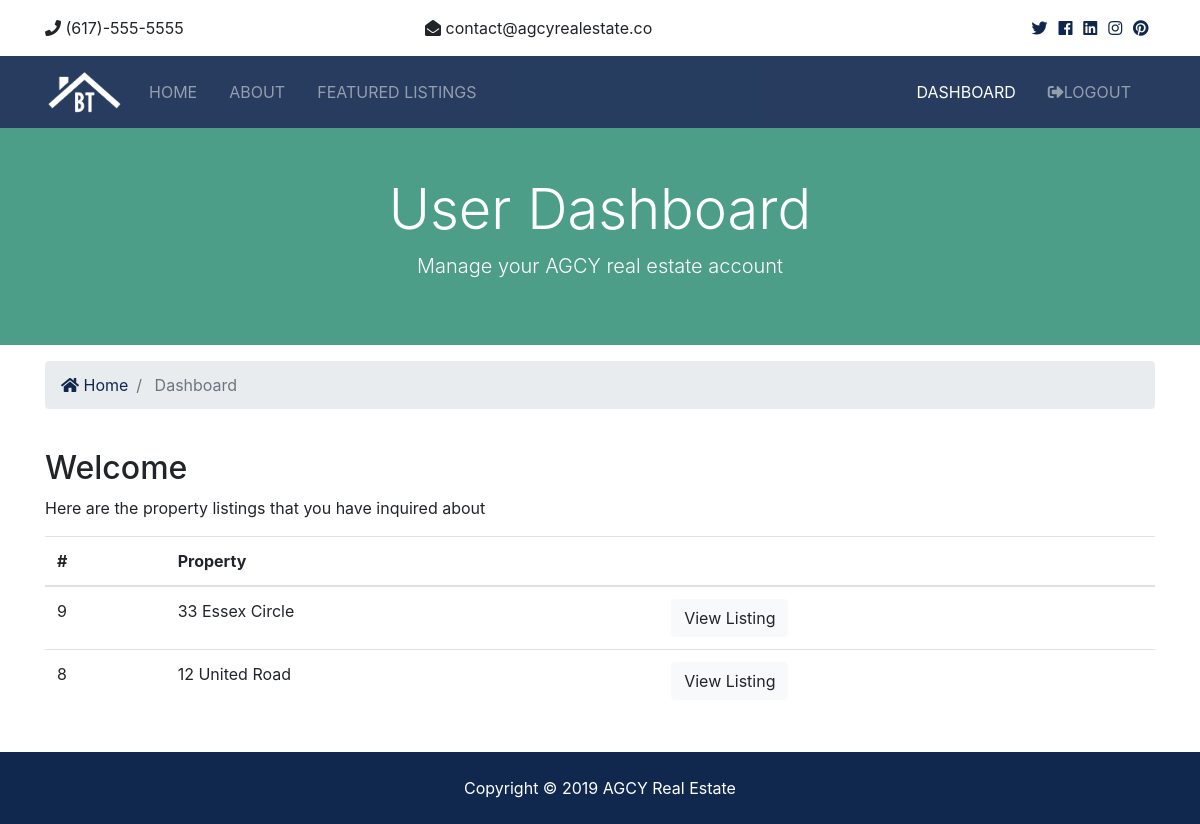
Before: /accounts/dashboard (signed in) with the older database file.
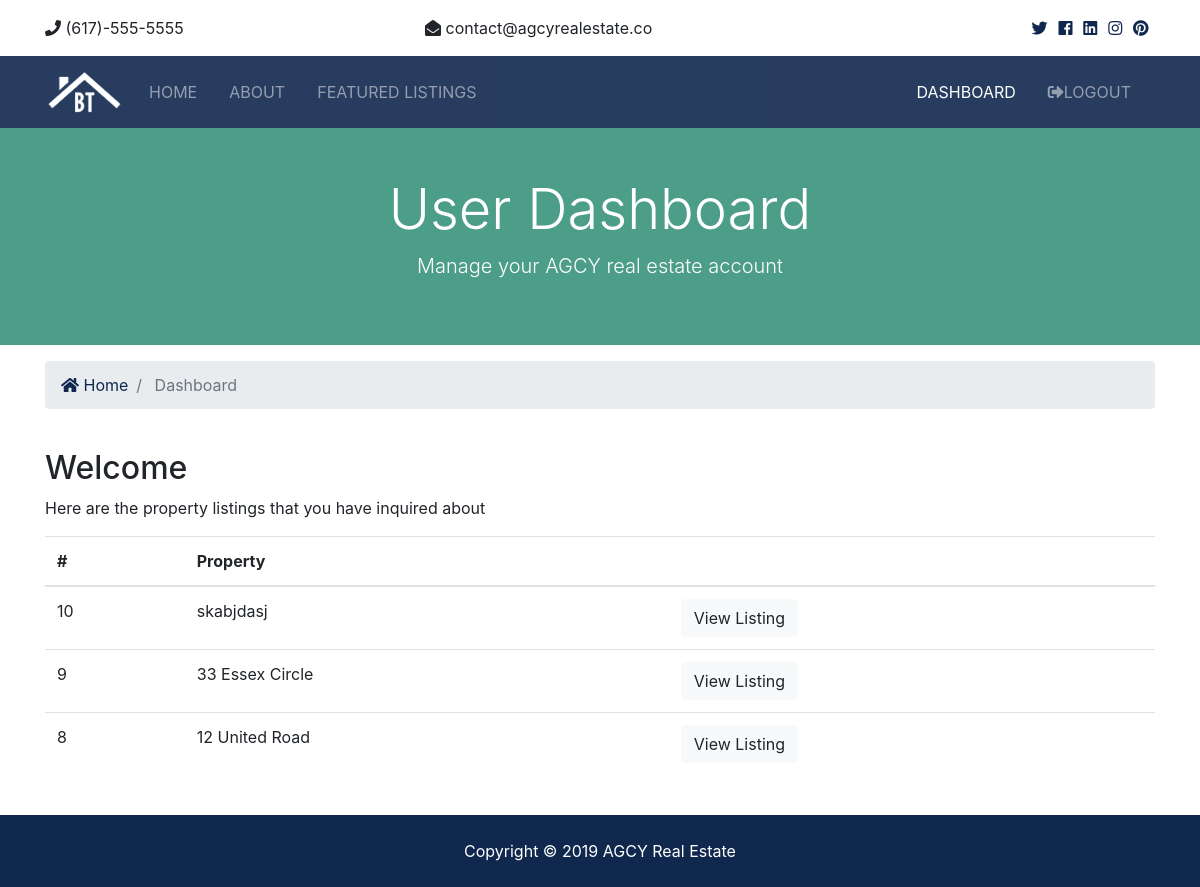
After: the same page with the newer database file.
### contacts/models.py (models this page shows, shortened)
class Contact(models.Model):
	listing = models.CharField(max_length=200)
	listing_id = models.IntegerField()
	name = models.CharField(max_length=200)
	email = models.CharField(max_length=100)
	phone = models.CharField(max_length=200)
	message = models.TextField(blank=True)
	contact_date = models.DateTimeField(default=datetime.now,blank=True)
	user_id = models.IntegerField(blank=True)

### accounts/views.py (the view)
# urls.py: path('dashboard',views.dashboard,name='dashboard'),
def dashboard(request):
	user_contacts = Contact.objects.order_by('-contact_date').filter(user_id=request.user.id)
	context = {
		'contacts':user_contacts
	}
	return render(request, 'accounts/dashboard.html',context)

### templates/accounts/dashboard.html (shortened to what this page needs)
{% extends 'base.html' %}
{% block content %}
<section id="showcase-inner" class="py-5 text-white">
  <div class="container">
    <div class="row text-center">
      <div class="col-md-12">
        <h1 class="display-4">User Dashboard</h1>
        <p class="lead">Manage your AGCY real estate account</p>
      </div>
    </div>
  </div>
</section>
<section id="bc" class="mt-3">
  <div class="container">
    <nav aria-label="breadcrumb">
      <ol class="breadcrumb">
        <li class="breadcrumb-item">
          <a href="{% url 'index' %}">
            <i class="fas fa-home"></i> Home</a>
        </li>
        <li class="breadcrumb-item active"> Dashboard</li>
      </ol>
    </nav>
  </div>
</section>
<section id="dashboard" class="py-4">
  <div class="container">
    <div class="row">
      <div class="col-md-12">
        <h2>Welcome {{user.first_name}}</h2>
        {% if contacts %}
          <p>Here are the property listings that you have inquired about</p>
          <table class="table">
            <thead>
              <tr>
                <th scope="col">#</th>
                <th scope="col">Property</th>
                <th></th>
              </tr>
            </thead>
            <tbody>
              {% for contact in contacts %}
                <tr>
                  <td>{{contact.id}}</td>
                  <td>{{contact.listing}}</td>
                  <td>
                    <a class="btn btn-light" href="{% url 'listing' contact.listing_id %}">View Listing</a>
                  </td>
                </tr>
              {% endfor %}
            </tbody>
          </table>
        {% else %}
          <p>There are no property listing to show</p>
        {% endif %}
      </div>
    </div>
  </div>
</section>
{% endblock %}

### templates/base.html (shortened to what this page needs)
{% load static%}
<!DOCTYPE html>
<html>
<head>
  	<link rel="stylesheet" href="{% static 'css/all.css' %}">
  	<link rel="stylesheet" href="{% static 'css/bootstrap.css' %}">
  	<link rel="stylesheet" href="{% static 'css/style.css' %}">
  	<link rel="stylesheet" href="{% static 'css/lightbox.min.css' %}">
</head>
<body>
	{% include 'partials/_topbar.html' %}
	{% include 'partials/_navbar.html' %}
	{% block content %}
	{% endblock %}
	{% include 'partials/_footer.html' %}
</body>
</html>

### templates/partials/_topbar.html
  <section id="top-bar" class="p-3">
    <div class="container">
      <div class="row">
        <div class="col-md-4">
          <i class="fas fa-phone"></i> (617)-555-5555
        </div>
        <div class="col-md-4">
          <i class="fas fa-envelope-open"></i> contact@agcyrealestate.co
        </div>
        <div class="col-md-4">
          <div class="social text-right">
            <a href="#">
              <i class="fab fa-twitter"></i>
            </a>
            <a href="#">
              <i class="fab fa-facebook"></i>
            </a>
            <a href="#">
              <i class="fab fa-linkedin"></i>
            </a>
            <a href="#">
              <i class="fab fa-instagram"></i>
            </a>
            <a href="#">
              <i class="fab fa-pinterest"></i>
            </a>
          </div>
        </div>
      </div>
    </div>
  </section>

### templates/partials/_navbar.html (shortened to what this page needs)
{% load static %}
  <nav class="navbar navbar-expand-lg navbar-dark bg-primary sticky-top">
    <div class="container">
      <a class="navbar-brand" href="{% url 'index' %}">
        <img src="{% static 'img/logo.png' %}" class="logo" alt="">
      </a>
      <div class="collapse navbar-collapse" id="navbarNavAltMarkup">
        <ul class="navbar-nav">
          <li
            {% if '/' == request.path %}
              class="nav-item active mr-3"
              {% else %}
              class="nav-item mr-3"
              {% endif %}
          >
            <a class="nav-link" href="{% url 'index' %}">Home</a>
          </li>
          <li
            {% if 'about' in request.path %}
              class="nav-item active mr-3"
              {% else %}
              class="nav-item mr-3"
              {% endif %}
          >
            <a class="nav-link" href="{% url 'about' %}">About</a>
          </li>
          <li
            {% if 'listings' in request.path %}
              class="nav-item active mr-3"
              {% else %}
              class="nav-item mr-3"
              {% endif %}
          >
            <a class="nav-link" href="{% url 'listings' %}">Featured Listings</a>
          </li>
        </ul>
        <ul class="navbar-nav ml-auto">
          {% if user.is_authenticated %}
            <li
                {% if 'dashboard' in request.path %}
                  class="nav-item active mr-3"
                {% else %}
                  class="nav-item mr-3"
                {% endif %}
            >
              <a class="nav-link" href="{% url 'dashboard' %}">
                Dashboard</a>
            </li>
            <li class="nav-item mr-3" >
              <a href="javascript:{document.getElementById('logout').submit()}" class="nav-link">
                <i class="fas fa-sign-out-alt" ></i>Logout
              </a>
            </li>
          {% endif %}
        </ul>
      </div>
    </div>
  </nav>

### templates/partials/_footer.html
  <footer id="main-footer" class="py-4 bg-primary text-white text-center">
    Copyright &copy;
    <span class="year"></span> AGCY Real Estate
  </footer>

### btre/static/css/all.css (style rules this page uses)
.fa, .fas, .far, .fal, .fab { -moz-osx-font-smoothing: grayscale; -webkit-font-smoothing: antialiased; display: inline-block; font-style: normal; font-variant: normal; text-rendering: auto; line-height: 1; }
.fa-envelope-open:before { content: "\f2b6"; }
.fa-facebook:before { content: "\f09a"; }
.fa-home:before { content: "\f015"; }
.fa-instagram:before { content: "\f16d"; }
.fa-linkedin:before { content: "\f08c"; }
.fa-phone:before { content: "\f095"; }
.fa-pinterest:before { content: "\f0d2"; }
.fa-sign-out-alt:before { content: "\f2f5"; }
.fa-twitter:before { content: "\f099"; }
.fab { font-family: 'Font Awesome 5 Brands'; }
.fa, .fas { font-family: 'Font Awesome 5 Free'; font-weight: 900; }

### btre/static/css/style.css (style rules this page uses)
img { width: 100%; }
.logo { width: 80px; }
.navbar { opacity: 0.9; text-transform: uppercase; }
.social a { margin-right: 0.4rem; }
#showcase-inner { background: url(../img/building.jpg) no-repeat top center fixed/cover; position: relative; overflow: hidden; min-height: 200px; }
#showcase-inner::before { content: ''; position: absolute; top: 0; left: 0; min-height: 100%; width: 100%; background: rgba(32, 134, 107, 0.8); }

Changed rows visible on the page:
added Contact: id "10", listing "skabjdasj"
